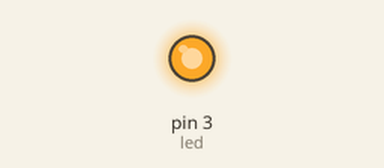
The sketch below on a simulated Arduino Uno, built with avr-gcc and run on an emulated ATmega328P. Shown: output pins drawn as LEDs (lit = HIGH).

Above: at 0.1 s.
Timing chart, 0 to 1.6 s (numbered marks = the images above):
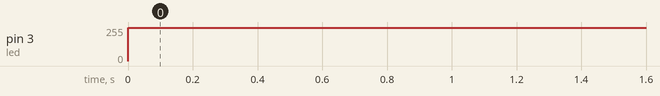

Measured:
- by itself, pin 3 (led): 0/255 → 250/255 at 0.00 s

The sketch:

14.pwm_led.ino
```cpp
byte led=3;

void setup() {
  // put your setup code here, to run once:
pinMode(led,OUTPUT);
}

void loop() {
  // put your main code here, to run repeatedly:
  analogWrite(led,250);

}
```
